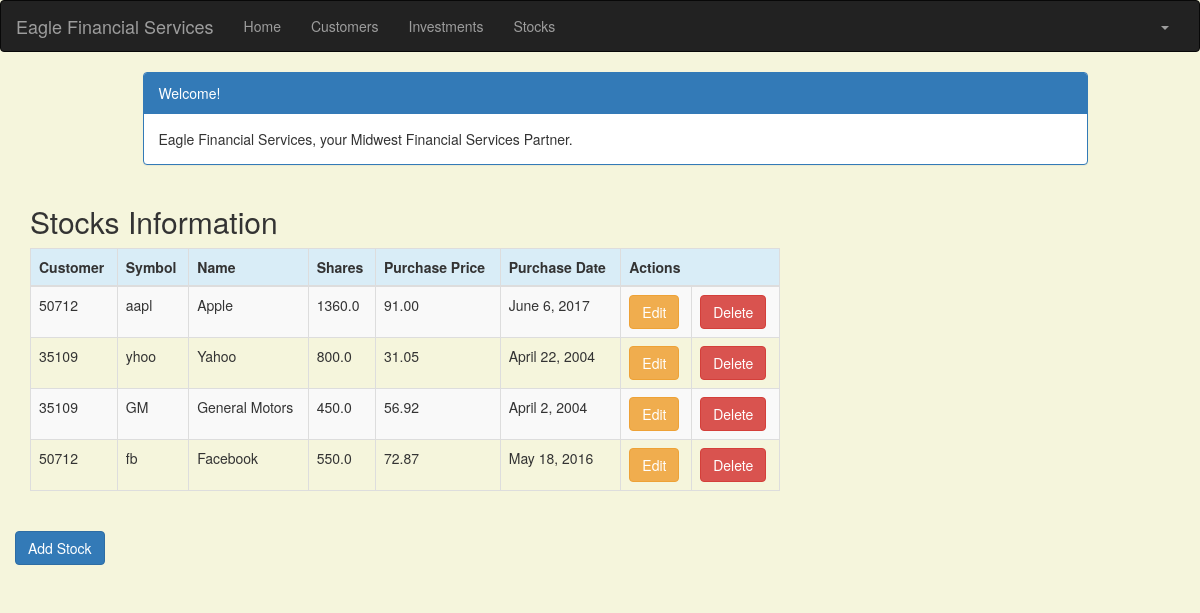
The page /stock/ (signed in) on the database its author committed.
### portfolio/models.py (models this page shows, shortened)
class Stock(models.Model):
    customer = models.ForeignKey(Customer, related_name='stocks')
    symbol = models.CharField(max_length=10)
    name = models.CharField(max_length=50)
    shares = models.DecimalField (max_digits=10, decimal_places=1)
    purchase_price = models.DecimalField(max_digits=10, decimal_places=2)
    purchase_date = models.DateField(default=timezone.now, blank=True, null=True)

class Customer(models.Model):
    name = models.CharField(max_length=50)
    address = models.CharField(max_length=200)
    cust_number = models.IntegerField(blank=False, null=False)
    city = models.CharField(max_length=50)
    state = models.CharField(max_length=50)
    zipcode = models.CharField(max_length=10)
    email = models.EmailField(max_length=200)
    cell_phone = models.CharField(max_length=50)
    created_date = models.DateTimeField(
        default=timezone.now)
    updated_date = models.DateTimeField(auto_now_add=True)
    def __str__(self):
        return str(self.cust_number)

### portfolio/views.py (the view)
# urls.py: url(r'^stock/$', views.stock_list, name='stock_list'),
@login_required
def stock_list(request):
   stocks = Stock.objects.filter(purchase_date__lte=timezone.now())
   return render(request, 'portfolio/stock_list.html', {'stocks': stocks})

### portfolio/templates/portfolio/stock_list.html (shortened to what this page needs)
{% extends 'portfolio/base.html' %}
{% block content %}
    <!DOCTYPE html>
    <html>
    <head>
        <link rel="stylesheet" href="https://maxcdn.bootstrapcdn.com/bootstrap/3.3.4/css/bootstrap.min.css">
    </head>
    <body>
    <div class="container">
        <div class="row">
            <div class="col-md-10 col-md-offset-1">
                <div class="panel panel-primary">
                    <div class="panel-heading">Welcome!</div>
                    <div class="panel-body">
                        Eagle Financial Services, your Midwest Financial Services Partner.
                    </div>
                </div>
            </div>
        </div>
    </div>
    <div class="row">
        <h2 style="padding-left: 15Px">Stocks Information</h2>
    </div>
    <div>
        <table class="table table-striped table-bordered table-hover">
            <thead>
            <tr class="bg-info">
                <th>Customer</th>
                <th>Symbol</th>
                <th>Name</th>
                <th>Shares</th>
                <th>Purchase Price</th>
                <th>Purchase Date</th>
                <th colspan="3">Actions</th>
            </tr>
            </thead>
            <tbody>
            {% for stock in stocks %}
                <tr>
                    <td>{{ stock.customer }}</td>
                    <td>{{ stock.symbol }}</td>
                    <td>{{ stock.name }}</td>
                    <td>{{ stock.shares }}</td>
                    <td>{{ stock.purchase_price }}</td>
                    <td>{{ stock.purchase_date }}</td>
                    <td><a href="{% url 'portfolio:stock_edit' pk=stock.pk %}"
                           class="btn btn-warning">Edit</a></td>
                    <td><a href="{% url 'portfolio:stock_delete' pk=stock.pk %}"
                           onclick="return confirm('Are you sure you want to delete?')"
                           class="btn btn-danger">Delete</a>
                    </td>
                </tr>
            {% endfor %}
            </tbody>
        </table>
     <div class="row">
            <a href="{% url 'portfolio:stock_new' %}" class="row"><span
                    class="btn btn-primary">Add Stock</span></a>
        </div>
    </div>
    </body>
    </html>
{% endblock %}

### portfolio/templates/portfolio/base.html (shortened to what this page needs)
{% load staticfiles %}
<!DOCTYPE html>
<html lang="en">
<head>
    <link rel="stylesheet" href="https://maxcdn.bootstrapcdn.com/bootstrap/3.3.7/css/bootstrap.min.css">
</head>
<body id="app-layout">
<nav class="navbar navbar-inverse">
    <div class="container-fluid">
        <div class="navbar-header">
            <a class="navbar-brand" href="/">
                Eagle Financial Services
            </a>
        </div>
        <div class="collapse navbar-collapse" id="myNavbar">
            <ul class="nav navbar-nav">
                <li><a href="{% url 'portfolio:home' %}">Home</a></li>
                <li><a href="{% url 'portfolio:customer_list' %}">Customers</a></li>
                <li><a href="{% url 'portfolio:investment_list' %}">Investments</a></li>
                <li><a href="{% url 'portfolio:stock_list' %}">Stocks</a></li>
            </ul>
            <ul class="nav navbar-nav navbar-right">
                {% if user.is_authenticated %}
                    <li class="dropdown">
                        <a href="#" class="dropdown-toggle" data-toggle="dropdown" role="button" aria-expanded="false">
                            <span class="caret"></span>
                        </a>
                    </li>
                {% else %}
                    <li><a href="{% url 'login' %}"><span class="glyphicon glyphicon-log-in"></span> Login</a></li>
                {% endif %}
            </ul>
        </div>
    </div>
</nav>
<div class="content container">
    <div class="row">
        <div class="col-md-8">
            {% block content %}{% endblock %}
        </div>
    </div>
</body>
</html>

### portfolio/templates/portfolio/base.html (style rules this page uses)
.navbar { margin-bottom: 0; border-radius: 0; }

### portfolio/templates/portfolio/stock_list.html (style rules this page uses)
body { background-color: beige; }

### rows shown on the page
Stock: customer "50712", symbol "aapl", name "Apple", shares "1360.0", purchase_price "91.00", purchase_date "June 6, 2017"
Stock: customer "35109", symbol "yhoo", name "Yahoo", shares "800.0", purchase_price "31.05", purchase_date "April 22, 2004"
Stock: customer "35109", symbol "GM", name "General Motors", shares "450.0", purchase_price "56.92", purchase_date "April 2, 2004"
Stock: customer "50712", symbol "fb", name "Facebook", shares "550.0", purchase_price "72.87", purchase_date "May 18, 2016"
